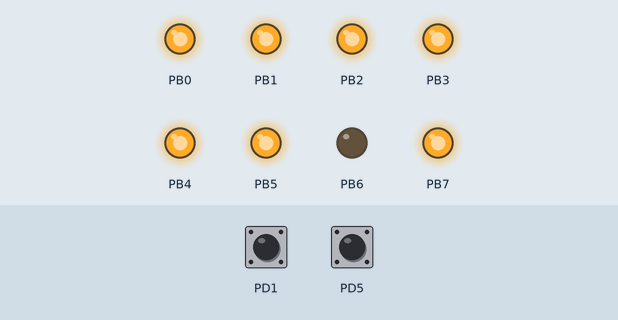
Simulated run of this program. Board: ATmega328P, built with avr-gcc and emulated at 8 MHz (the files do not name the chip). Parts: output pins drawn as LEDs (lit = HIGH). Inputs (shaded band) come from the test bench; at power-on: PD1 HIGH, PD5 HIGH.

Above: at 1.3 s.
1.4 s: PD1 pulled LOW for 0.25 s
At 3.9 s:
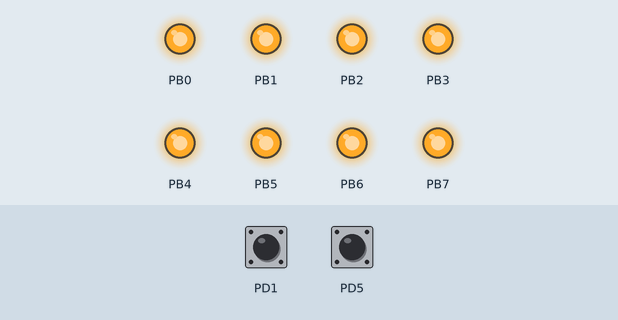
Timing chart, 0 to 10.6 s (numbered marks = the images above; inputs shaded):
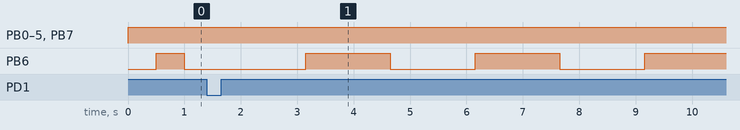

Measured:
- after the input at 1.4 s, PB6: alternates HIGH for 1.5 s and LOW for 1.5 s, starting after 1.8 s

The program:

main.c
```c
#define F_CPU 8000000UL
#include <avr/io.h>
#include <util/delay.h>

#define UPPER_BOUND 7000 // Setting max value for delay
#define LOWER_BOUND 200	 // Setting min value for delay
#define LED PORTB
#define ISPRESSED(n) (~PIND & ( 1 << n ))	// Macro for checking whether button is pressed
// Macro for decreasing/increasing delay
#define CHANGE_TIME	if (ISPRESSED(5)) {decrease_ms(&ms); continue;} if (ISPRESSED(1)) {increase_ms(&ms); continue;}

// Function to delay for a given number of ms
void delay(uint16_t ms){
	while(ms--)	_delay_ms(1); // Delay for 1ms at a time
}

// Function to increase the delay time by 1000ms
void increase_ms(uint16_t* ms) {
	while (ISPRESSED(1));	// Wait for SW1 to be released
	if (*ms + 1000 >= UPPER_BOUND)	// If the new delay time would be above the upper bound, set it to the upper bound
		*ms = UPPER_BOUND;	// Assign to 7000ms
	else
		*ms += 1000;	// Otherwise, increase the delay by 1000ms
}

// Function to decrease the delay time by 300ms
void decrease_ms(uint16_t* ms) {
	while (ISPRESSED(5));	// Wait for switch 5 to be released
	if (*ms <= LOWER_BOUND+300) // if to avoid the overflow problem of uint16_t type, in case of negative 'ms'
		*ms = LOWER_BOUND;	// Assign to 200ms
	else if (*ms - 300 <= LOWER_BOUND)	// If decreasing the delay time would be below the lower bound, set it to the lower bound
		*ms = LOWER_BOUND;	// Assign to 200ms
	else
		*ms -= 300; // Otherwise, decrease the delay by 300ms
}

int main(void)
{
	CLKPR = (1 << CLKPCE); // Set the clock prescaler to divide by 1
	CLKPR = 0;

	DDRB = 0xFF;	// Set 6th LED as output
	DDRD = 0x00;	// Set PORTD as input
	PORTD = 0x22;	// enable pull-up resistors for SW1 & SW5
	uint16_t ms = 500;	// Set initial delay to 500ms
	LED = 0xFF;
	while (1)	// Infinite loop
	{
		CHANGE_TIME	// Check for button presses during delay time
		LED = 0xBF;	// Turn on the 6th LED
		CHANGE_TIME	// Check for button presses during delay time
		delay(ms);	// Delay for the specified amount of time
		CHANGE_TIME	// Check for button presses during delay time
		LED = 0xFF;	// Turn off the 6th LED
		CHANGE_TIME	// Check for button presses during delay time
		delay(ms);	// Delay for the specified amount of time
		CHANGE_TIME	// Check for button presses during delay time
	}
}
```
